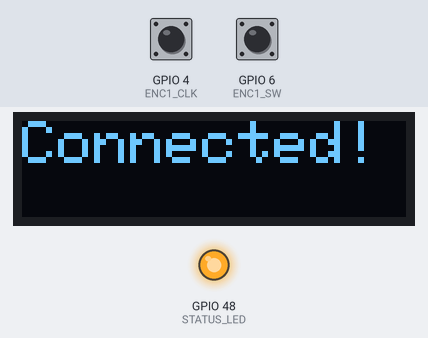
A sketch run on a simulated ESP32-S3. On the bench: 128×32 one-colour display, output pins drawn as LEDs (lit = HIGH). The inputs (shaded band) are chosen by the test bench; at power-on: GPIO 6 (ENC1_SW) HIGH, GPIO 4 (ENC1_CLK) HIGH. WiFi joins after 1.5 s; servers stay silent unless stated; what the sketch prints to the serial monitor is not drawn.

Above: at 1.6 s.
At 3.7 s:
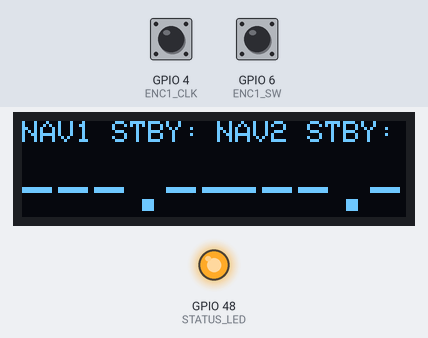
3.8 s: GPIO 6 (ENC1_SW) pulled LOW for 0.25 s
At 5.4 s:
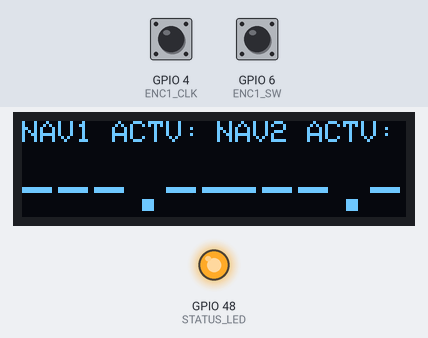
5.7 s: GPIO 6 (ENC1_SW) pulled LOW for 0.25 s
At 6.5 s:
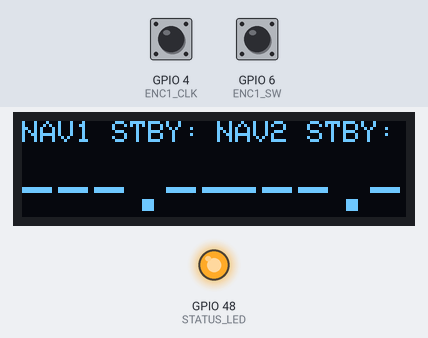
Timing chart, 0 to 8.7 s (numbered marks = the images above; inputs shaded):
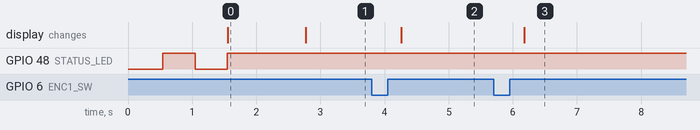

Measured:
- after the input at 3.8 s, the display: changes after 0.46 s (image 2)
- after the input at 5.7 s, the display: changes after 0.48 s (image 3)
- what the display in image 0 shows lasts 1.2 s, from 1.6 s to 2.8 s

The sketch:

PortalPanel_Knob_OLED_Phase1.ino
```cpp
#include <WiFi.h>
#include <HTTPClient.h>
#include <Wire.h>
#include <Adafruit_GFX.h>
#include <Adafruit_SSD1306.h>

// --- WiFi & Server ---
// EDIT BEFORE UPLOAD: replace the placeholders below with your own values.
//   NEVER commit your real WiFi password or IP address to a public repository.
const char* WIFI_SSID     = "YOUR_WIFI_SSID";
const char* WIFI_PASSWORD = "YOUR_WIFI_PASSWORD";
const char* SERVER_URL     = "http://YOUR_PC_IP_ADDRESS:8090/api/knob";
const char* DATA_URL       = "http://YOUR_PC_IP_ADDRESS:8090/api/data";

// --- OLED Config ---
#define SCREEN_WIDTH 128
#define SCREEN_HEIGHT 32
#define OLED_RESET     -1
#define SCREEN_ADDRESS 0x3C
Adafruit_SSD1306 display(SCREEN_WIDTH, SCREEN_HEIGHT, &Wire, OLED_RESET);

// --- Encoder 1 (NAV1) Pins ---
#define ENC1_CLK 4
#define ENC1_DT  5
#define ENC1_SW  6

int enc1_last_clk;
int enc1_mode = 0; // 0=SMALL, 1=BIG
// 0 = STBY mode, 1 = ACTIVE mode
int oled_mode = 0;
unsigned long sw1_press_time = 0;
bool sw1_was_pressed = false;
unsigned long last_turn_time = 0;
const unsigned long TURN_DEBOUNCE_MS = 5;
const unsigned long LONG_PRESS_MS = 800;

#define STATUS_LED 48

// --- Data Polling ---
unsigned long last_data_poll = 0;
const unsigned long DATA_POLL_MS = 200;
String nav1_stby = "---.--";
String nav2_stby = "---.--";

void setup() {
  Serial.begin(115200);

  // OLED Init
  Wire.begin(8, 9); // SDA=8, SCL=9
  if(!display.begin(SSD1306_SWITCHCAPVCC, SCREEN_ADDRESS)) {
    Serial.println("[OLED] SSD1306 allocation failed");
  }
  display.clearDisplay();
  display.setTextSize(2);
  display.setTextColor(SSD1306_WHITE);
  display.setCursor(0,0);
  display.println("PortalPanel");
  display.display();

  // Encoder Pins
  pinMode(ENC1_CLK, INPUT_PULLUP);
  pinMode(ENC1_DT, INPUT_PULLUP);
  pinMode(ENC1_SW, INPUT_PULLUP);
  enc1_last_clk = digitalRead(ENC1_CLK);

  pinMode(STATUS_LED, OUTPUT);
  digitalWrite(STATUS_LED, LOW);

  // WiFi
  Serial.printf("Connecting to WiFi '%s'", WIFI_SSID);
  WiFi.mode(WIFI_STA);
  WiFi.begin(WIFI_SSID, WIFI_PASSWORD);
  int timeout = 0;
  while (WiFi.status() != WL_CONNECTED) {
    delay(500);
    Serial.print(".");
    digitalWrite(STATUS_LED, !digitalRead(STATUS_LED));
    if (++timeout > 40) ESP.restart();
  }
  digitalWrite(STATUS_LED, HIGH);
  Serial.println("\n[WiFi] Connected!");
  Serial.printf("IP: %s | RSSI: %d dBm\n", WiFi.localIP().toString().c_str(), WiFi.RSSI());

  display.clearDisplay();
  display.setCursor(0,0);
  display.println("Connected!");
  display.display();
  delay(1000);
}

bool sendKnobCommand(const char* cmd) {
  if (WiFi.status() != WL_CONNECTED) return false;
  HTTPClient http;
  http.begin(SERVER_URL);
  http.addHeader("Content-Type", "application/json");
  String json = "{\"cmd\":\"" + String(cmd) + "\"}";
  int httpCode = http.POST(json);
  http.end();
  return (httpCode == HTTP_CODE_OK);
}

void pollData() {
  if (WiFi.status() != WL_CONNECTED) return;
  HTTPClient http;
  http.begin(DATA_URL);
  int httpCode = http.GET();
  if (httpCode == HTTP_CODE_OK) {
    String payload = http.getString();
    // Manual JSON parsing (avoids extra heavy JSON library)
    String n1_key = oled_mode ? "\"nav1_freq\":" : "\"nav1_stby_freq\":";
    String n2_key = oled_mode ? "\"nav2_freq\":" : "\"nav2_stby_freq\":";

    int nav1_idx = payload.indexOf(n1_key);
    if (nav1_idx >= 0) {
      int start = payload.indexOf(":", nav1_idx) + 1;
      int end = payload.indexOf(",", start);
      if (end < 0) end = payload.indexOf("}", start);
      String val = payload.substring(start, end);
      val.trim();
      if (val.equals("null") || val.length() < 1) nav1_stby = "---.--";
      else nav1_stby = val;
    }
    int nav2_idx = payload.indexOf(n2_key);
    if (nav2_idx >= 0) {
      int start = payload.indexOf(":", nav2_idx) + 1;
      int end = payload.indexOf(",", start);
      if (end < 0) end = payload.indexOf("}", start);
      String val = payload.substring(start, end);
      val.trim();
      if (val.equals("null") || val.length() < 1) nav2_stby = "---.--";
      else nav2_stby = val;
    }
  }
  http.end();
}

void updateDisplay() {
  display.clearDisplay();

    // Title row
  display.setTextSize(1);
  display.setTextColor(SSD1306_WHITE);
  display.setCursor(0, 0);
  if (oled_mode == 0) {
    display.print("NAV1 STBY:");
    display.setCursor(65, 0);
    display.print("NAV2 STBY:");
  } else {
    display.print("NAV1 ACTV:");
    display.setCursor(65, 0);
    display.print("NAV2 ACTV:");
  }

     // --- Format strings to 2 decimal places ---
  String n1 = nav1_stby;
  if (n1 == "---.--" || n1 == "null" || n1.length() < 4) n1 = "---.--";
  n1.trim();

  String n2 = nav2_stby;
  if (n2 == "---.--" || n2 == "null" || n2.length() < 4) n2 = "---.--";
  n2.trim();

  // --- Draw the frequencies ---
  // We might need to trim the decimal down so it fits.

  // NAV1 (Left side)
  display.setTextSize(2);            // Medium size
  display.setTextColor(SSD1306_WHITE);
  display.setCursor(0, 16);          // Start at bottom left
  display.print(n1);                 // Print up to 5 chars ("113.9" fits, "113.90" misses the '0')

  // NAV2 (Right side)
  display.setCursor(68, 16);
  display.print(n2);

  display.display();
}

void readEncoder1() {
  int clk_state = digitalRead(ENC1_CLK);
  if (clk_state != enc1_last_clk) {
    unsigned long now = millis();
    if (now - last_turn_time < TURN_DEBOUNCE_MS) {
      enc1_last_clk = clk_state;
      return;
    }
    last_turn_time = now;

    int dt_state = digitalRead(ENC1_DT);
    if (clk_state != dt_state) {
      sendKnobCommand(enc1_mode ? "NAV1_BIG_RIGHT" : "NAV1_SMALL_RIGHT");
    } else {
      sendKnobCommand(enc1_mode ? "NAV1_BIG_LEFT" : "NAV1_SMALL_LEFT");
    }
    enc1_last_clk = clk_state;
  }
}

void readButton1() {
  int sw_state = digitalRead(ENC1_SW);
  if (sw_state == LOW && !sw1_was_pressed) {
    sw1_press_time = millis();
    sw1_was_pressed = true;
  }
    if (sw_state == HIGH && sw1_was_pressed) {
    unsigned long dur = millis() - sw1_press_time;

    if (dur >= LONG_PRESS_MS) {
      // Long press → SWAP in MSFS
      sendKnobCommand("NAV1_SWAP");
      // Force immediate data refresh so we see the swap happen
      last_data_poll = 0;
    } else {
      // Short press → Toggle OLED between STBY and ACTV
      oled_mode = !oled_mode;
      Serial.printf("[OLED] Switched to %s mode\n", oled_mode ? "ACTIVE" : "STBY");
      // Force immediate data refresh and screen update
      pollData();
      updateDisplay();
    }

    sw1_was_pressed = false;
  }
}

void loop() {
  if (WiFi.status() != WL_CONNECTED) {
    digitalWrite(STATUS_LED, !digitalRead(STATUS_LED));
    delay(200);
    return;
  }

  readEncoder1();
  readButton1();

  unsigned long now = millis();
  if (now - last_data_poll >= DATA_POLL_MS) {
    last_data_poll = now;
    pollData();
    updateDisplay();
  }
}
```
